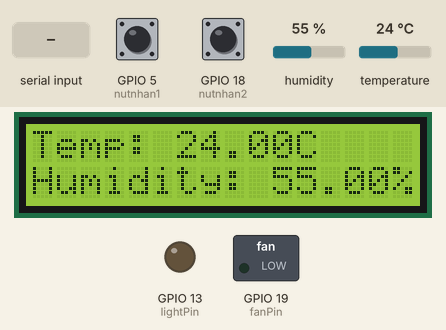
Recording of a program running on a simulated ESP32. Parts: 16×2 character LCD, switched loads named in the program (green lamp = pin HIGH), output pins drawn as LEDs (lit = HIGH). Inputs (shaded band) come from the test bench; at power-on: GPIO 5 (nutnhan1) HIGH, GPIO 18 (nutnhan2) HIGH, humidity 55 %, temperature 24 °C. What the program prints to the serial monitor is not drawn.

Above: at 1.6 s.
1.7 s: GPIO 5 (nutnhan1) pulled LOW for 0.15 s
At 2.3 s:
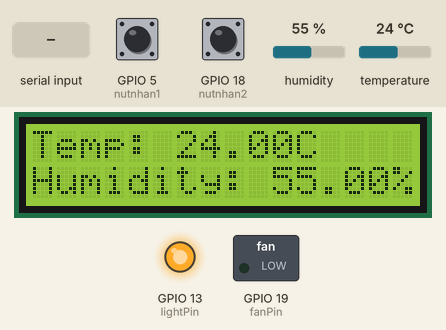
3.4 s: GPIO 18 (nutnhan2) pulled LOW for 0.15 s
At 4.5 s:
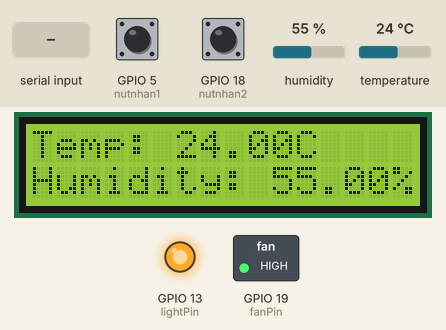
5.1 s: "LIGHTON\n" received over the second serial link
At 6.0 s:
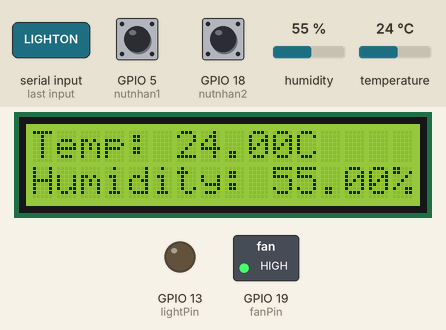
6.6 s: humidity set to 22 %
At 7.8 s:
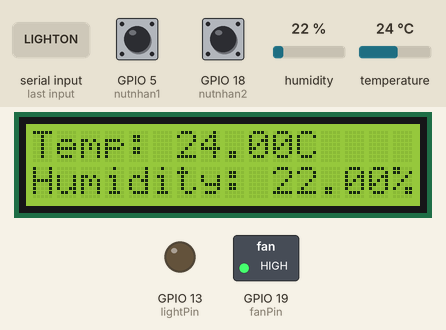
8.5 s: temperature set to 12 °C
At 10.8 s:
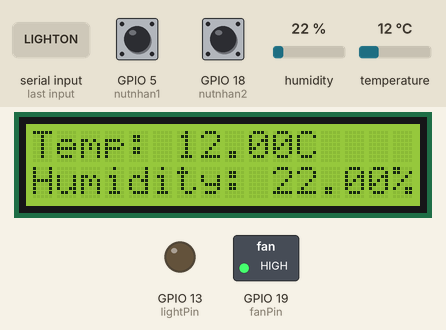
11.6 s: "FANOFF\n" received over the second serial link
At 12.7 s:
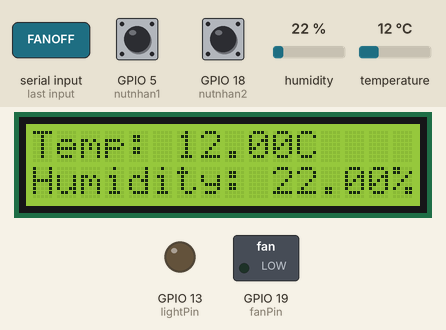
Timing chart, 0 to 14.1 s (numbered marks = the images above; inputs shaded):
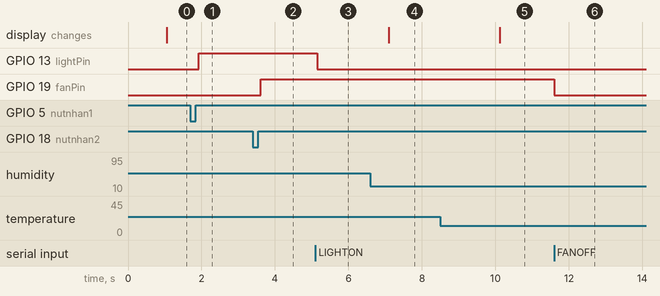

Measured:
- after the input at 1.7 s, GPIO 13 (lightPin): LOW → HIGH after 0.22 s
- after the input at 3.4 s, GPIO 19 (fanPin): LOW → HIGH after 0.21 s
- after the input at 5.1 s, GPIO 13 (lightPin): HIGH → LOW after 0.05 s
- after the input at 6.6 s, the display: changes after 0.50 s (image 4)
- after the input at 8.5 s, the display: changes after 1.6 s (image 5)
- after the input at 11.6 s, GPIO 19 (fanPin): HIGH → LOW at once

The program:

main.cpp
```cpp
#include <Wire.h>
#include <LiquidCrystal_I2C.h>
#include <HardwareSerial.h>
#include "OneButton.h"
#include <DHT.h>
#include "esp_task_wdt.h"

#define DHTTYPE DHT11

String local_add = "0xba";
int nutnhan1 = 5;
int nutnhan2 = 18;
const int fanPin = 19;
const int lightPin = 13;
const int dhtPin = 14;
bool lightState = false;
bool fanState = false;
float temperature = 0.0;
float humidity = 0.0;
int brightness = 0;

OneButton button1(nutnhan1, true);
OneButton button2(nutnhan2, true);
HardwareSerial zigbeeSerial(2);
DHT dht(dhtPin, DHTTYPE);
LiquidCrystal_I2C lcd(0x27, 16, 2);

void changeLightState();
void readSensor();
void sendStatus();
void receiveCommand();
void changeFanState();
void changeLightState();

void setup() {
  Serial.begin(9600);
  zigbeeSerial.begin(9600, SERIAL_8N1, 16, 17);
  pinMode(lightPin, OUTPUT);
  pinMode(fanPin, OUTPUT);
  dht.begin();
  lcd.init();
  lcd.backlight();
  button1.attachClick(changeLightState);
  button2.attachClick(changeFanState);
  Serial.println("Sender is ready.");
  digitalWrite(fanPin, LOW);
  esp_task_wdt_init(2, true);
  esp_task_wdt_add(NULL);
}

void loop() {
  esp_task_wdt_reset();
  button1.tick();
  button2.tick();
  receiveCommand();
  delay(10);

  static unsigned long lastSensorRead = 0;
  static unsigned long lastStatusSend = 0;
  unsigned long currentMillis = millis();
  if (currentMillis - lastSensorRead >= 1000) {
    lastSensorRead = currentMillis;
    readSensor();
  }

  if (currentMillis - lastStatusSend >= 1000) {
    lastStatusSend = currentMillis;
    sendStatus();
  }
}

void changeLightState() {
  lightState = !lightState;
  brightness = lightState ? 255 : 0;
  analogWrite(lightPin, brightness);
  Serial.println("Button 1 pressed, light state: " + String(lightState ? "ON" : "OFF") + ", brightness: " + String(brightness));
}

void changeFanState() {
  fanState = !fanState;
  digitalWrite(fanPin, fanState ? HIGH : LOW);
  Serial.println("Button 2 pressed, fan state: " + String(fanState ? "ON" : "OFF"));
}

void readSensor() {
  temperature = dht.readTemperature();
  humidity = dht.readHumidity();
  lcd.clear();
  lcd.setCursor(0, 0);
  lcd.print("Temp: ");
  lcd.print(temperature);
  lcd.print("C");
  lcd.setCursor(0, 1);
  lcd.print("Humidity: ");
  lcd.print(humidity);
  lcd.print("%");
}

void sendStatus() {
  String message = String("Light: ") + (lightState ? "LIGHTON" : "LIGHTOFF") + "," +
                  String("Brightness: ") + String(brightness) + "," +
                  String("Fan: ") + (fanState ? "FANON" : "FANOFF") +
                   ", Temp: " + String(temperature) + "C" +
                   ", Humidity: " + String(humidity) + "%" +
                   " From Add: " + local_add;
  zigbeeSerial.println(message);
  Serial.println("Sent: " + message);
}
void receiveCommand() {
  if (zigbeeSerial.available()) {
    String command = zigbeeSerial.readStringUntil('\n');
    command.trim();
    Serial.println("Received command: " + command);

    if (command.startsWith("LIGHTON")) {
      lightState = true;
      brightness = command.substring(8).toInt();
      analogWrite(lightPin, brightness);
    } else if (command.startsWith("LIGHTOFF")) {
      lightState = false;
      brightness = 0;
      analogWrite(lightPin, brightness);
    } else if (command == "FANON") {
      fanState = true;
      digitalWrite(fanPin, HIGH);
    } else if (command == "FANOFF") {
      fanState = false;
      digitalWrite(fanPin, LOW);
    }
  }
}
```
